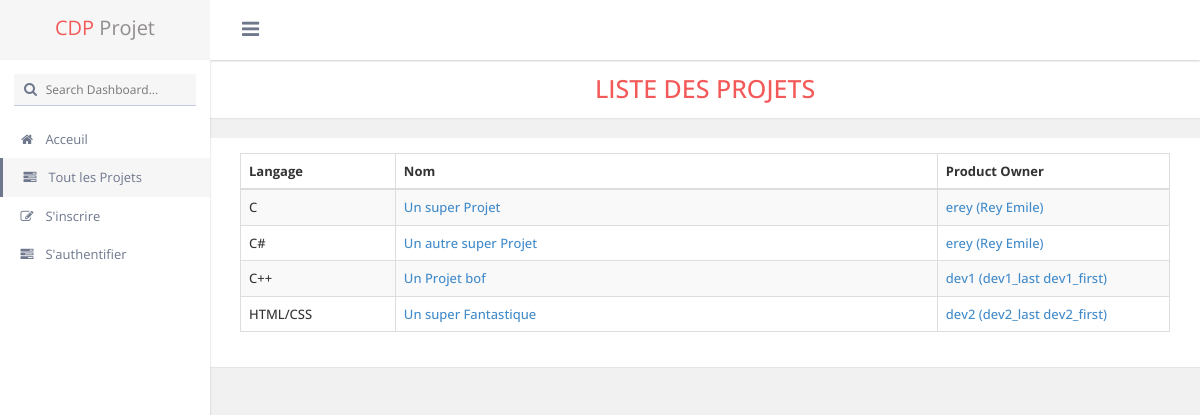
Page /Web/CDP/projects.php on the committed database.
### tables this page shows
CREATE TABLE Project (
	id INT UNSIGNED NOT NULL AUTO_INCREMENT,
	name VARCHAR(50) NOT NULL,
	description TEXT NOT NULL,
	language VARCHAR(20) NOT NULL,
	owner INT UNSIGNED NOT NULL,
	PRIMARY KEY (id),
	FOREIGN KEY (owner) REFERENCES User(id));

CREATE TABLE User (
	id INT UNSIGNED NOT NULL AUTO_INCREMENT,
	first_name VARCHAR(50) NOT NULL,
	last_name VARCHAR(50) NOT NULL,
	login VARCHAR(50) NOT NULL,
	email VARCHAR(50) NOT NULL,
	password TEXT NOT NULL,
	PRIMARY KEY (id),
	UNIQUE(login),
	UNIQUE(email) );

### Web/CDP/database.php (called while the page is built, shortened)
<?php
function get_user ($mysql,$id){
	$rqt = "SELECT id,first_name,last_name,login,email FROM User WHERE id=? ;";
	$stmt = $mysql->prepare($rqt);
	$stmt->bind_param("i", $id);
	$stmt->execute();
	$result = $stmt->get_result();
	return $result;
}
function get_projects($mysql){
	$rqt = "SELECT * FROM Project ;";
	$stmt = $mysql->prepare($rqt);
	$stmt->execute();
	$result = $stmt->get_result();
	return $result;
}
?>

### Web/CDP/projects.php (the view, shortened to what this page needs)
<!DOCTYPE html PUBLIC "-//W3C//DTD XHTML 1.0 Transitional//EN" "http://www.w3.org/TR/xhtml1/DTD/xhtml1-transitional.dtd">
<html xmlns="http://www.w3.org/1999/xhtml">
<head>
<link href="css/font-awesome.css" rel="stylesheet" type="text/css" />
<link href="css/bootstrap.min.css" rel="stylesheet" type="text/css" />
<link href="css/animate.css" rel="stylesheet" type="text/css" />
<link href="css/admin.css" rel="stylesheet" type="text/css" />
<link rel="stylesheet" type="text/css" href="https://cdn.datatables.net/r/bs-3.3.5/jq-2.1.4,dt-1.10.8/datatables.min.css"/>
</head>
<body class="light_theme  fixed_header left_nav_fixed">
<div class="wrapper">
  <div class="header_bar">
    <div class="brand">
      <div class="logo" style="display:block"><span class="theme_color">CDP</span> Projet</div>
    </div>
    <div class="header_top_bar">
      <a href="javascript:void(0);" class="menutoggle"> <i class="fa fa-bars"></i> </a>
    </div>
  </div>
  <div class="inner">
    <div class="left_nav">
      <div class="search_bar"> <i class="fa fa-search"></i>
        <input name="" type="text" class="search" placeholder="Search Dashboard..." />
      </div>
      <div class="left_nav_slidebar">
        <ul>
           <?php
              if (isset($_SESSION['pseudo']) && isset($_SESSION['password'])) {
                printf("<li> <a href=\"myprofil.php?id=%d\"> <i class=\"fa fa-home\"></i> Mon Profil </a></li>",$_SESSION['id']);
                printf("<li> <a href=\"createProject.php\"> <i class=\"fa fa-edit\"></i> Créer un projet </a></li>");
                printf("<li class=\"left_nav_active theme_border\"> <a href='projects.php'> <i class='fa fa-tasks'></i> Tout les Projets </a></li>");
                printf("<li> <a href=\"logout.php\"> <i class=\"fa fa-power-off\"></i> Se déconnecter </a></li>");
              }
              else{
			    printf("<li> <a href='index.php'> <i class='fa fa-home'></i> Acceuil </a></li>");
                printf("<li class=\"left_nav_active theme_border\"> <a href='projects.php'> <i class='fa fa-tasks'></i> Tout les Projets </a></li>");
                printf("<li> <a href=\"inscription.php\"> <i class=\"fa fa-edit\"></i> S'inscrire </a></li>");
                printf("<li> <a href=\"login.php\"> <i class=\"fa fa-tasks\"></i> S'authentifier </a></li>");
              }
              ?>
        </ul>
      </div>
    </div>
    <div class="contentpanel">
	       <div class="row center">
       <div class="col-lg-12 ">
       <section class="panel default blue_title h2">
       <div class="panel-heading border">Liste des projets</div>
       </section>
       </div>
       </div>
       <div class="row">
       <div class="col-md-12">
       <section class="panel default blue_title h2">
       <div class="panel-body">
       <div class="container">
        <table class="table table-striped table-bordered" id="projects">
          <thead>
            <tr>
              <th class="col-md-2">Langage</th>
              <th>Nom</th>
              <th class="col-md-3">Product Owner</th>
              </tr>
          </thead>
          <tbody>
		    <?php
          include("database.php");
          $mysql = connect();
          $projects = get_projects($mysql);
          while ($row = $projects->fetch_array(MYSQLI_ASSOC)){
            printf("<tr>");
            printf("<td data-title=\"Langage\">%s</td>",$row["language"]);
            printf("<td data-title=\"Nom\"><a href = 'project.php?id=%d'>%s</a></td>",$row["id"],$row["name"]);
            $user = get_user($mysql,$row["owner"]);
            while ($row2 = $user->fetch_array(MYSQLI_ASSOC)){
			  echo "<form action = ''  method = 'GET' >";
              printf ("<td data-title=\"Product Owner\"><a href = 'myprofil.php?id=%d'>%s (%s %s)</a></td>"
			  ,$row2["id"],$row2["login"],$row2["last_name"],$row2["first_name"]);
			  echo"</form>";
            }
            printf("</tr>");
          }
        ?>
       </tbody>
      </table>
      </div>
       </div>
       </section>
       </div>
       </div>
    </div>
  </div>
</div>
</body>
</html>

### rows in the picture
project: language "C", name "Un super Projet"
user: login "erey", last_name "Rey", first_name "Emile"
project: language "C#", name "Un autre super Projet"
project: language "C++", name "Un Projet bof"
user: login "dev1", last_name "dev1_last", first_name "dev1_first"
project: language "HTML/CSS", name "Un super Fantastique"
user: login "dev2", last_name "dev2_last", first_name "dev2_first"
